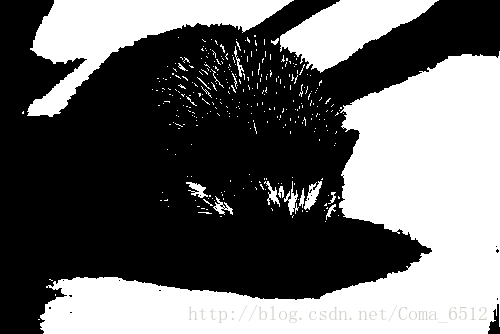
//> input picture 练习/bitwise/build/bin/11.png, 500 x 334 px
$ ./main   (built with g++ and OpenCV 4)
//> lines starting //> are read from the running program, lines starting //| are printed output that depends on the picture
#include<iostream>
#include<opencv2/opencv.hpp>


using namespace std;
using namespace cv;

int main(int argc,char**argv)
{
	Mat srcImg1=imread("11.png",1);
//> srcImg1 is the input picture: 334 rows x 500 cols, CV_8UC3; mean B, G, R 104.4, 104.5, 104.5
	Mat srcImg2=imread("12.png",1);
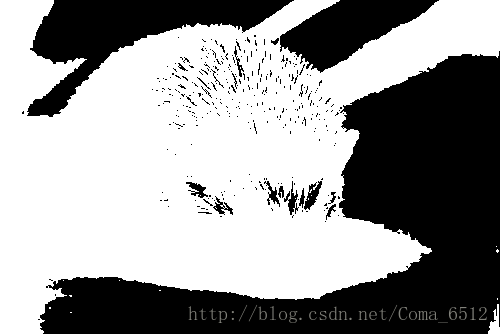
//> input picture 练习/bitwise/build/bin/12.png, 500 x 334 px
//> srcImg2 is the input picture: 334 rows x 500 cols, CV_8UC3; mean B, G, R 150.8, 150.9, 150.9
	//Mat ROI1=srcImg1(Rect(0,0,200,200));
	//Mat ROI2=srcImg2(Rect(0,0,200,200));


	Mat grayImg;
	// [5 lines of commented-out code are left out]
	bitwise_xor(srcImg1,srcImg2,grayImg);
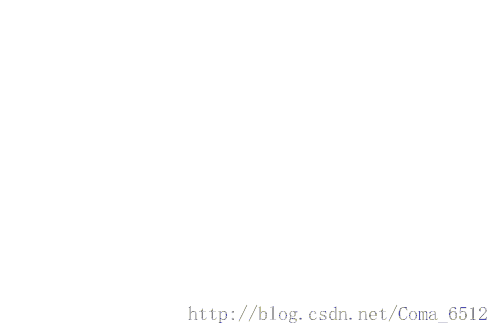
//> grayImg: 334 rows x 500 cols, CV_8UC3; mean B, G, R 254.5, 254.5, 254.5
	imshow("1",grayImg);

	waitKey(0);
}
